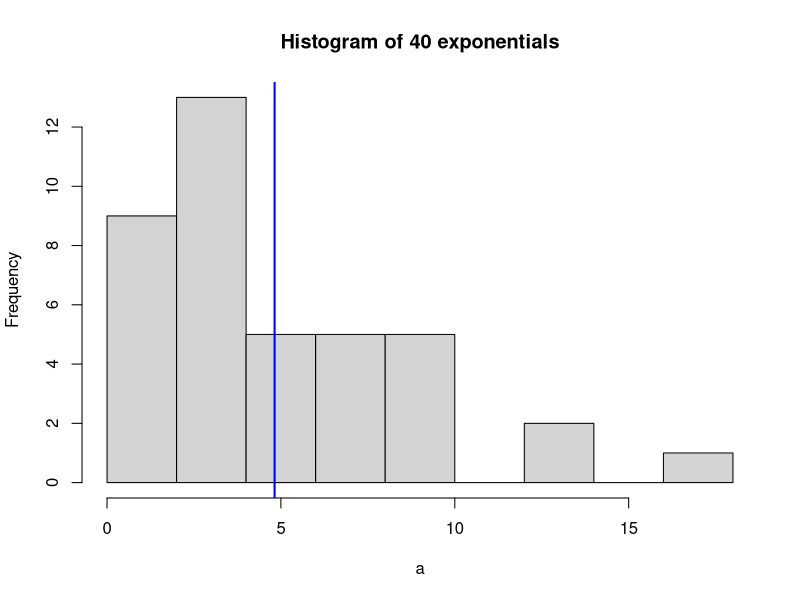
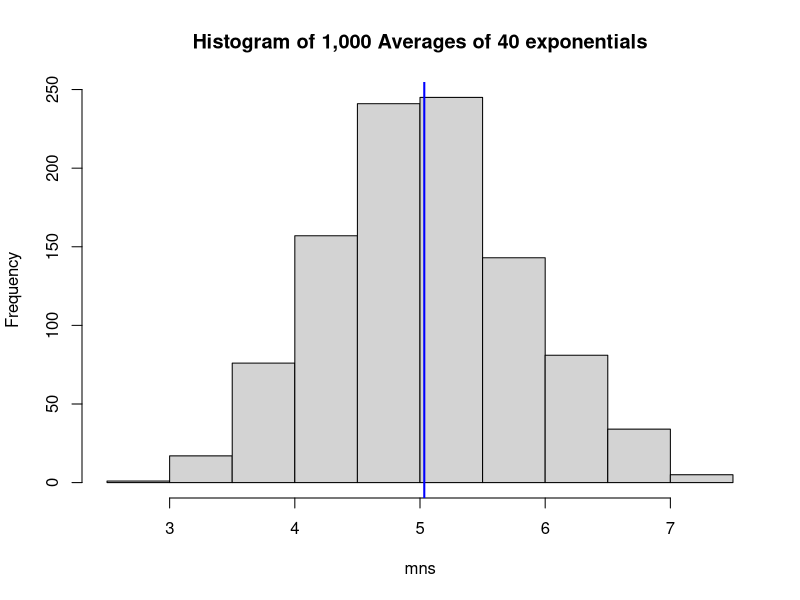

Source code (R) for these figures, in order:
## ---- chunk 1
a <- rexp(40, rate=.2)
ma <- mean(a)
sda <- sd(a)
va <- var(a)
hist(a, main="Histogram of 40 exponentials")
abline(v=ma, col="blue", lwd=2)
## ---- chunk 2
mns=NULL
for (i in 1:1000) mns=c(mns, mean(rexp(40, rate=.2)))
hist(mns, main="Histogram of 1,000 Averages of 40 exponentials")
maa <- mean(mns)
sdaa <- sd(mns)
vaa <- var(mns)
abline(v=maa, col="blue", lwd=2)
